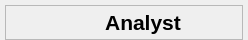
           <widget class="QWidget" name="wgTopInfo" native="true">
            <property name="sizePolicy">
             <sizepolicy hsizetype="Preferred" vsizetype="Minimum">
              <horstretch>0</horstretch>
              <verstretch>0</verstretch>
             </sizepolicy>
            </property>
            <property name="minimumSize">
             <size>
              <width>0</width>
              <height>40</height>
             </size>
            </property>
            <property name="maximumSize">
             <size>
              <width>16777215</width>
              <height>40</height>
             </size>
            </property>
            <layout class="QVBoxLayout" name="verticalLayout_4">
             <property name="leftMargin">
              <number>5</number>
             </property>
             <property name="topMargin">
              <number>5</number>
             </property>
             <property name="rightMargin">
              <number>5</number>
             </property>
             <property name="bottomMargin">
              <number>5</number>
             </property>
             <item>
              <widget class="QFrame" name="frametitle">
               <property name="minimumSize">
                <size>
                 <width>0</width>
                 <height>35</height>
                </size>
               </property>
               <property name="maximumSize">
                <size>
                 <width>16777215</width>
                 <height>35</height>
                </size>
               </property>
               <property name="frameShape">
                <enum>QFrame::StyledPanel</enum>
               </property>
               <property name="frameShadow">
                <enum>QFrame::Raised</enum>
               </property>
               <layout class="QHBoxLayout" name="horizontalLayout_3">
                <property name="leftMargin">
                 <number>1</number>
                </property>
                <property name="topMargin">
                 <number>1</number>
                </property>
                <property name="rightMargin">
                 <number>1</number>
                </property>
                <property name="bottomMargin">
                 <number>1</number>
                </property>
                <item>
                 <widget class="QLabel" name="lblIcon">
                  <property name="minimumSize">
                   <size>
                    <width>32</width>
                    <height>32</height>
                   </size>
                  </property>
                  <property name="maximumSize">
                   <size>
                    <width>32</width>
                    <height>32</height>
                   </size>
                  </property>
                  <property name="font">
                   <font>
                    <pointsize>16</pointsize>
                    <bold>true</bold>
                   </font>
                  </property>
                  <property name="text">
                   <string/>
                  </property>
                  <property name="pixmap">
                   <pixmap resource="icons.qrc">:/icons/analyst</pixmap>
                  </property>
                  <property name="scaledContents">
                   <bool>true</bool>
                  </property>
                  <property name="alignment">
                   <set>Qt::AlignCenter</set>
                  </property>
                 </widget>
                </item>
                <item>
                 <widget class="QLabel" name="lblTitle">
                  <property name="minimumSize">
                   <size>
                    <width>196</width>
                    <height>0</height>
                   </size>
                  </property>
                  <property name="font">
                   <font>
                    <pointsize>16</pointsize>
                    <bold>true</bold>
                   </font>
                  </property>
                  <property name="text">
                   <string>Analyst</string>
                  </property>
                  <property name="alignment">
                   <set>Qt::AlignCenter</set>
                  </property>
                 </widget>
                </item>
               </layout>
              </widget>
             </item>
            </layout>
           </widget>
